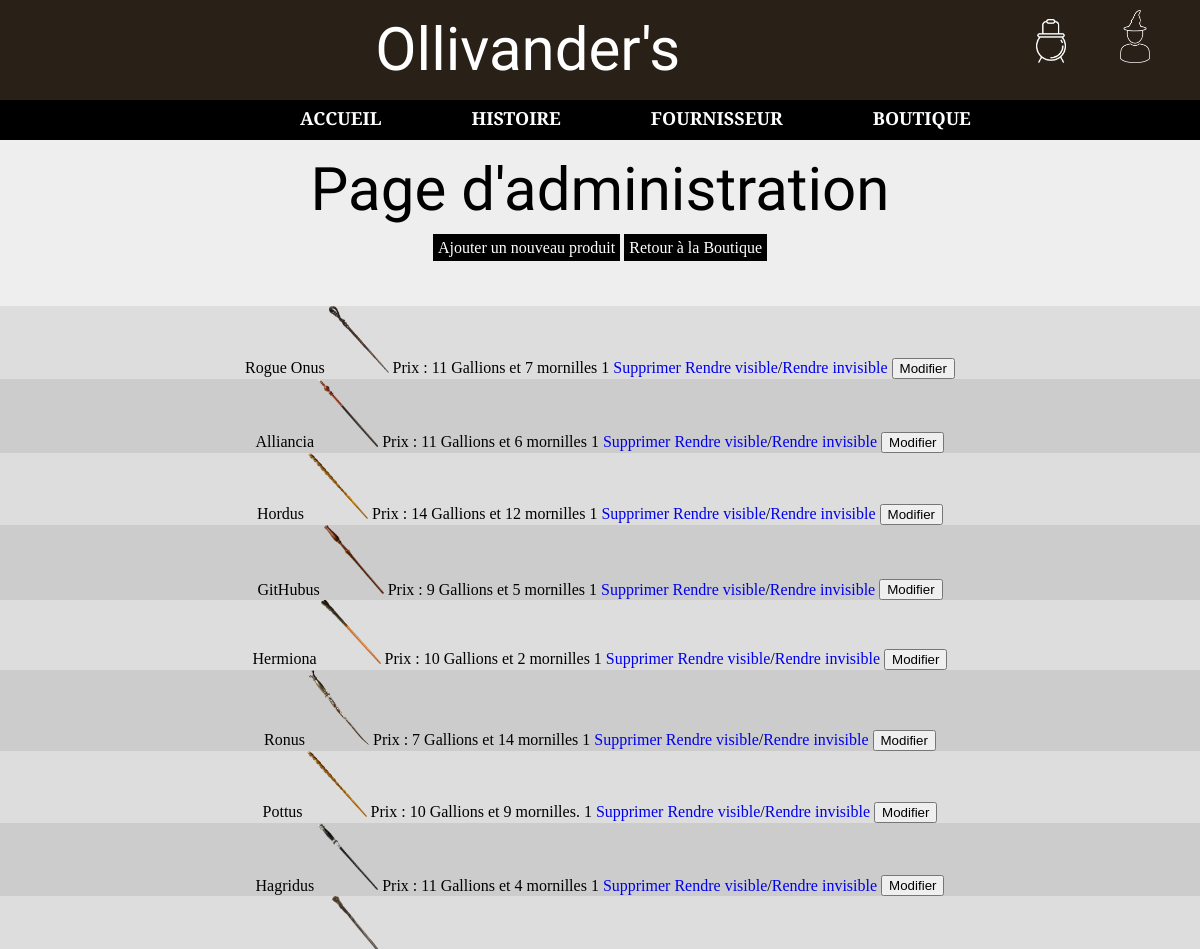
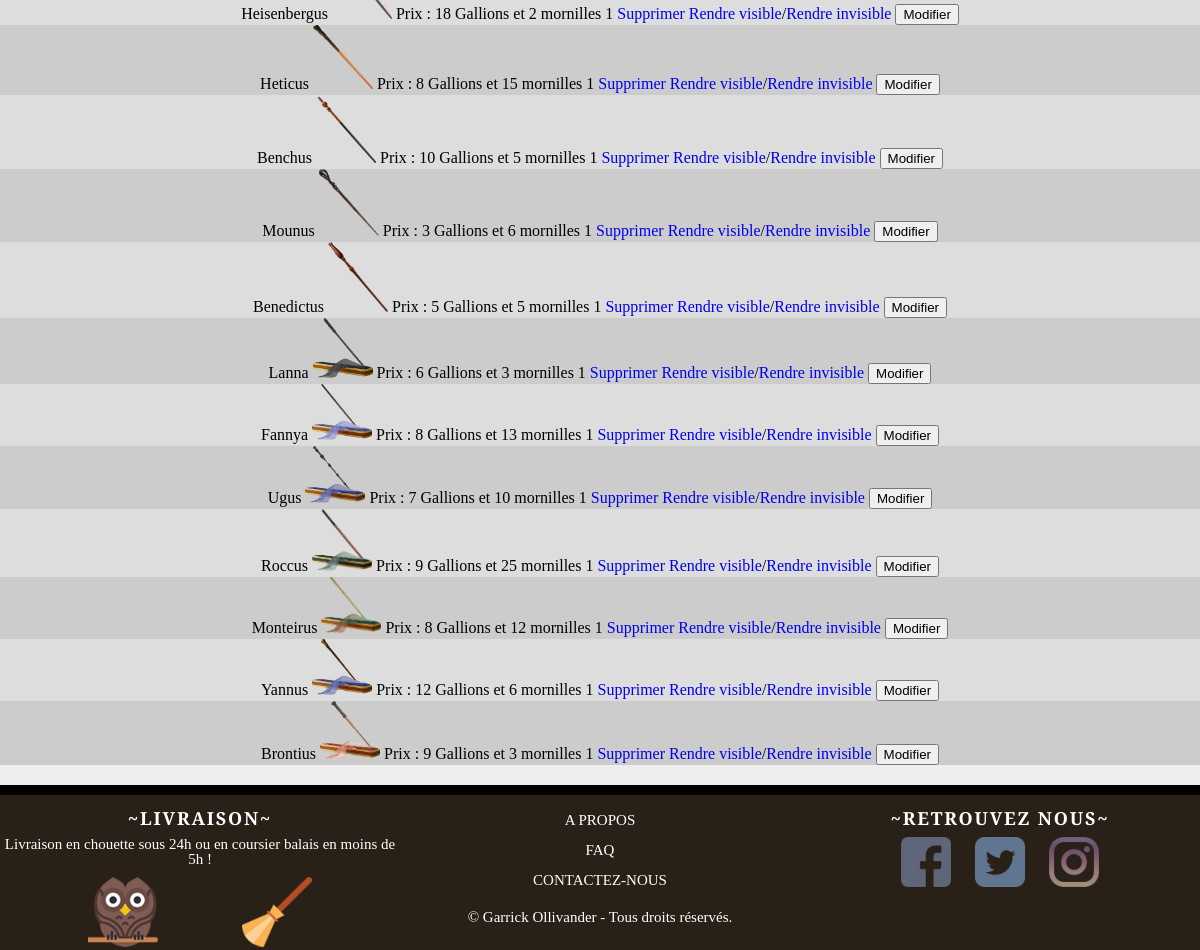
The app's page /admin.php with its own data (2 pictures, top to bottom).
### tables this page shows
CREATE TABLE `product` (
  `id` int(11) NOT NULL,
  `titre` varchar(255) NOT NULL,
  `image` varchar(255) NOT NULL,
  `description` text NOT NULL,
  `prix` varchar(255) NOT NULL,
  `bois` varchar(255) NOT NULL,
  `coeur` varchar(255) NOT NULL,
  `longueur` varchar(255) NOT NULL,
  `confirm` int(11) NOT NULL DEFAULT '0'
);

### admin.php (the view, shortened to what this page needs)
<?php
require_once 'connect.php';
require 'header.php';
$products = $pdo->query('SELECT `id`, `titre`, `image`, `prix`, `confirm` FROM `product` ORDER BY id DESC');
?>
    <section class="panel-admin">
        <h1>Page d'administration</h1>
        <div class="admin-button">
            <a href="add.php" class="button">Ajouter un nouveau produit</a>
            <a href="eshop.php" class="button">Retour à la Boutique</a>
        </div>
                <ul>
                <?php while($p = $products->fetch()) { ?>
                    <li><?= $p['titre'] ?>
                        <img src="baguettes/<?= $p['image']; ?>" width="5%" />
                        Prix : <?= $p['prix'] ?>
                        <?= $p['confirm'] ?>
                        <a href="admin.php?supprime=<?= $p['id'] ?>">Supprimer</a>
                        <a href="admin.php?confirm=<?= $p['id']?>">Rendre visible</a>/<a href="admin.php?confirm_not=<?= $p['id']?>">Rendre invisible</a>
                        <form action="edit-form.php" method="post">
                            <input type="submit" value="Modifier">
                        </form>
                    </li>
    <?php } ?>
    </ul>
        </section>
<?php require 'footer.php';

### styles/styles.css (style rules this page uses)
html, body, div, span, applet, object, iframe, h1, h2, h3, h4, h5, h6, p, blockquote, pre, a, abbr, acronym, address, big, cite, code, del, dfn, em, img, ins, kbd, q, s, samp, small, strike, strong, sub, sup, tt, var, b, u, i, center, dl, dt, dd, ol, ul, li, fieldset, form, label, legend, table, caption, tbody, tfoot, thead, tr, th, td, article, aside, canvas, details, embed, figure, figcaption, footer, header, hgroup, menu, nav, output, ruby, section, summary, time, mark, audio, video { margin: 0; padding: 0; border: 0; font-size: 100%; font: inherit; vertical-align: baseline; }
article, aside, details, figcaption, figure, footer, header, hgroup, menu, nav, section { display: block; }
body { line-height: 1; font-family: Montserrat; }
ol, ul { list-style: none; }
body { font-family:'arial','helvetica','sans-serif'; }
h1 { font-family:'Rochester'; font-size: 60px; padding: 20px; color: white; text-align: center; }
a { text-decoration: none; }
section.panel-admin h1 { color: #000; }
.panel-admin ul { list-style-type: none; width: 100%; margin-top: 50px; padding-bottom: 20px; }
.panel-admin ul li { text-align: center; }
.panel-admin ul li:nth-child(2n) { background: #ccc; }
.panel-admin ul li:nth-child(2n+1) { background: #ddd; }
.panel-admin form { display: inline-block; }
div.admin-button { text-align: center; width: 100%; }
.button { padding: 5px 5px; background: #000; color: #fff; border: 0; }

### records on screen
product: titre "Rogue Onus", image (picture), prix "11 Gallions et 7 mornilles", confirm "1"
product: titre "Alliancia", image (picture), prix "11 Gallions et 6 mornilles", confirm "1"
product: titre "Hordus", image (picture), prix "14 Gallions et 12 mornilles", confirm "1"
product: titre "GitHubus", image (picture), prix "9 Gallions et 5 mornilles", confirm "1"
product: titre "Hermiona", image (picture), prix "10 Gallions et 2 mornilles", confirm "1"
product: titre "Ronus", image (picture), prix "7 Gallions et 14 mornilles", confirm "1"
product: titre "Pottus", image (picture), prix "10 Gallions et 9 mornilles.", confirm "1"
product: titre "Hagridus", image (picture), prix "11 Gallions et 4 mornilles", confirm "1"
product: titre "Heisenbergus", image (picture), prix "18 Gallions et 2 mornilles", confirm "1"
product: titre "Heticus", image (picture), prix "8 Gallions et 15 mornilles", confirm "1"
product: titre "Benchus", image (picture), prix "10 Gallions et 5 mornilles", confirm "1"
product: titre "Mounus", image (picture), prix "3 Gallions et 6 mornilles", confirm "1"
product: titre "Benedictus", image (picture), prix "5 Gallions et 5 mornilles", confirm "1"
product: titre "Lanna", image (picture), prix "6 Gallions et 3 mornilles", confirm "1"
product: titre "Fannya", image (picture), prix "8 Gallions et 13 mornilles", confirm "1"
product: titre "Ugus", image (picture), prix "7 Gallions et 10 mornilles", confirm "1"
product: titre "Roccus", image (picture), prix "9 Gallions et 25 mornilles", confirm "1"
product: titre "Monteirus", image (picture), prix "8 Gallions et 12 mornilles", confirm "1"
product: titre "Yannus", image (picture), prix "12 Gallions et 6 mornilles", confirm "1"
product: titre "Brontius", image (picture), prix "9 Gallions et 3 mornilles", confirm "1"
